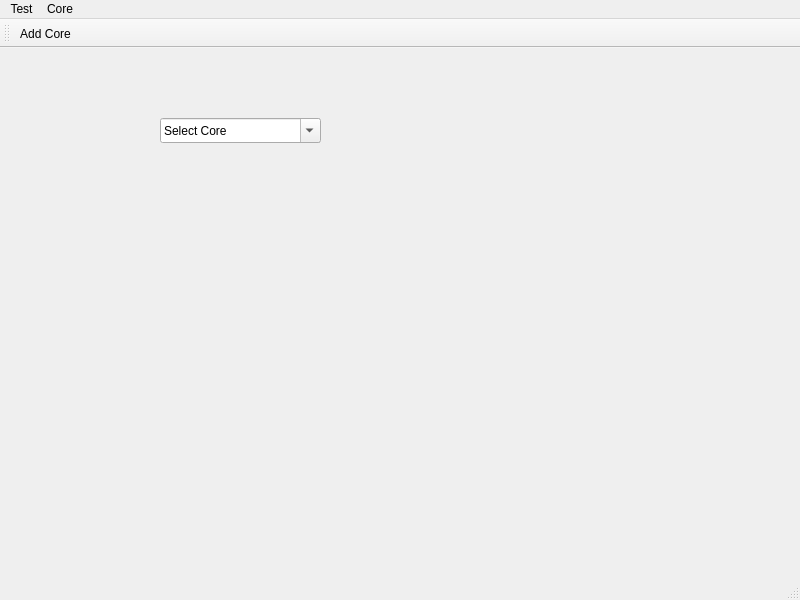
<?xml version="1.0" encoding="UTF-8"?>
<ui version="4.0">
 <class>MainWindow</class>
 <widget class="QMainWindow" name="MainWindow">
  <property name="geometry">
   <rect>
    <x>0</x>
    <y>0</y>
    <width>800</width>
    <height>600</height>
   </rect>
  </property>
  <property name="windowTitle">
   <string>MainWindow</string>
  </property>
  <widget class="QWidget" name="centralwidget">
   <widget class="QComboBox" name="comboBox">
    <property name="geometry">
     <rect>
      <x>160</x>
      <y>70</y>
      <width>161</width>
      <height>25</height>
     </rect>
    </property>
    <property name="cursor">
     <cursorShape>PointingHandCursor</cursorShape>
    </property>
    <property name="contextMenuPolicy">
     <enum>Qt::DefaultContextMenu</enum>
    </property>
    <property name="editable">
     <bool>true</bool>
    </property>
    <property name="currentIndex">
     <number>0</number>
    </property>
    <item>
     <property name="text">
      <string>Select Core</string>
     </property>
    </item>
    <item>
     <property name="text">
      <string>Chisel</string>
     </property>
    </item>
    <item>
     <property name="text">
      <string>Verilog</string>
     </property>
    </item>
    <item>
     <property name="text">
      <string>Add core</string>
     </property>
    </item>
    <item>
     <property name="text">
      <string>Delete Core</string>
     </property>
    </item>
   </widget>
  </widget>
  <widget class="QMenuBar" name="menubar">
   <property name="geometry">
    <rect>
     <x>0</x>
     <y>0</y>
     <width>800</width>
     <height>22</height>
    </rect>
   </property>
   <widget class="QMenu" name="menuTest">
    <property name="title">
     <string>Test</string>
    </property>
   </widget>
   <widget class="QMenu" name="menuCore">
    <property name="title">
     <string>Core</string>
    </property>
    <addaction name="actionRemove_Core"/>
   </widget>
   <addaction name="menuTest"/>
   <addaction name="menuCore"/>
  </widget>
  <widget class="QStatusBar" name="statusbar"/>
  <widget class="QToolBar" name="toolBar">
   <property name="windowTitle">
    <string>toolBar</string>
   </property>
   <attribute name="toolBarArea">
    <enum>TopToolBarArea</enum>
   </attribute>
   <attribute name="toolBarBreak">
    <bool>false</bool>
   </attribute>
   <addaction name="actionAdd_Core"/>
  </widget>
  <action name="actionAdd_Core">
   <property name="text">
    <string>Add Core</string>
   </property>
  </action>
  <action name="actionRemove_Core">
   <property name="text">
    <string>Remove Core</string>
   </property>
  </action>
 </widget>
 <resources/>
 <connections/>
</ui>
